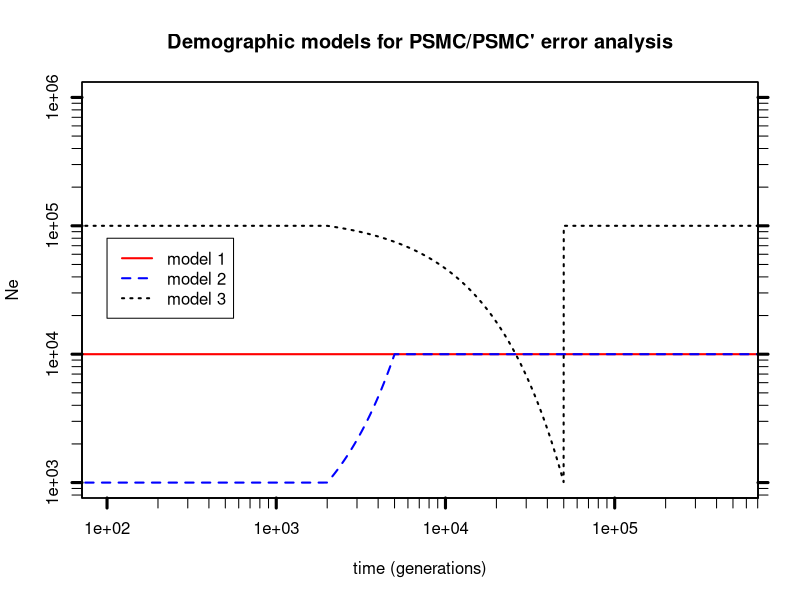

The R source for this figure:
#!/usr/bin/env Rscript

# time, in generations
step=100
t = seq(1, 1e6, step)

# model 1: constant population size
m1.N = rep(10000, length(t))

# model 2: exponential population size decrease
m2.N0 = 1000
m2.N1 = 10000
m2.T1 = 2000
m2.T2 = 5000
m2.alpha1 = -log(m2.N1/m2.N0)/(m2.T2-m2.T1)
m2.N = vector(length=length(t))
m2.N[1:(m2.T1/step)] = m2.N0
m2.N[(m2.T1/step+1):(m2.T2/step)] = m2.N0*exp(-m2.alpha1 * (t[(m2.T1/step+1):(m2.T2/step)]-m2.T1))
m2.N[(m2.T2/step+1):length(t)] = m2.N1

# model 3: bottleneck with exponential population size increase
m3.N0 = 100000
m3.N1 = 1000
m3.N2 = 100000
m3.T1 = 2000
m3.T2 = 50000
m3.alpha1 = -log(m3.N1/m3.N0)/(m3.T2-m3.T1)
m3.N = vector(length=length(t))
m3.N[1:(m3.T1/step)] = m3.N0
m3.N[(m3.T1/step+1):(m3.T2/step)] = m3.N0*exp(-m3.alpha1 * (t[(m3.T1/step+1):(m3.T2/step)]-m3.T1))
m3.N[(m3.T2/step+1):length(t)] = m3.N2

xmin = 1e2
xmax = 5e5
ymin = 1e3
ymax = 1e6

llog="xy"
lwd = 2
lty = c(1,2,3)
col = c("red", "blue", "black")
pdf("models.pdf", width=12, height=8)
plot(t, m1.N, type='l', lty=lty[1], lwd=lwd, col=col[1], log=llog,
     ylim=c(ymin, ymax), xlim=c(xmin, xmax), xaxt="n", yaxt="n", xlab="", ylab="")
par(new=T)
plot(t, m2.N, type='l', lty=lty[2], lwd=lwd, col=col[2], log=llog,
     ylim=c(ymin, ymax), xlim=c(xmin, xmax), xaxt="n", yaxt="n", xlab="", ylab="")
par(new=T)
plot(t, m3.N, type='l', lty=lty[3], lwd=lwd, col=col[3], log=llog,
     ylim=c(ymin, ymax), xlim=c(xmin, xmax), xaxt="n", yaxt="n", xlab="", ylab="")
ticks=c(seq(1e2,1e3,1e2), seq(1e3,1e4,1e3), seq(1e4,1e5,1e4), seq(1e5,1e6,1e5))
bdticks=c(1e2,1e3,1e4,1e5,1e6)
axis(1, ticks, labels=F)
axis(2, ticks, labels=F)
axis(4, ticks, labels=F)
axis(1, bdticks, lwd.ticks=3)
axis(2, bdticks, lwd.ticks=3)
axis(4, bdticks, lwd.ticks=3, labels=F)
title("Demographic models for PSMC/PSMC' error analysis",
      xlab="time (generations)", ylab="Ne")
legend(1e2, 8e4, c("model 1", "model 2", "model 3"), lwd=2, lty=lty, col=col)
invisible(dev.off())
